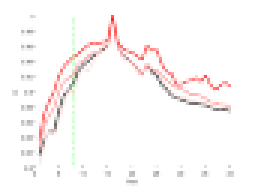
%> input picture html/example.png, 85 x 63 px (shown 3 times larger)
$ octave --eval "randomFilterThing(imread('../html/example.png'));"   (GNU Octave 9; MATLAB toolbox functions it lacks are replaced by stand-ins)
%> lines starting %> are read from the running program, lines starting %| are printed output that depends on the picture; in (x1, y1, x2, y2) boxes, pixels count from 0 and x2, y2 are one past the last pixel; in counts of white or black regions, pixels touching at a corner belong together; the program's own positions count from 1
function randomFilterThing(im)
%
% Playing with photoshop we found that filter Z may help to
% highlight edges in the quest for automated KC identification.

Z=[0,-1,0,-1,0;...
    -1,1,1,1,-1;...
    -1,1,1,1,-1;...
    -1,1,1,1,-1;...
     0,0,0,-1,0];
im=im(50:end,50:end);
wow=conv2(double(im),Z,'same');
colorbar
se=strel('disk',1);

wow=imclose(wow,se);
colormap gray

imagesc(wow)
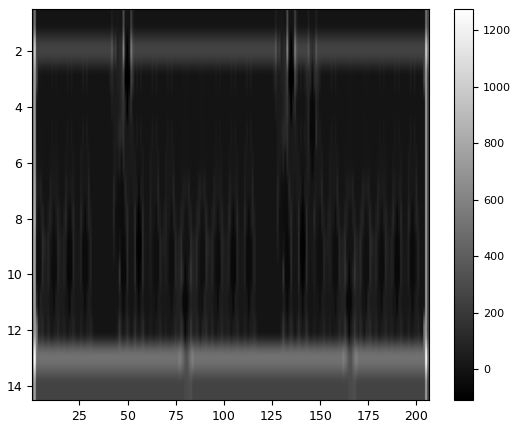
%> figure redrawn from the program's plot data

BW=~im2bw(wow,0.6);

%BW=imdilate(imerode(BW,strel('disk',1)),strel('disk',1));

subplot(1,2,1)
imagesc(BW)

 [BOUND,MAP]=bwboundaries(BW,8);
%> BOUND = 45 boundaries; largest, box (x1, y1, x2, y2) and points: (53, 0, 126, 1) 145, (148, 0, 204, 1) 111, (2, 0, 41, 1) 77, (54, 2, 79, 11) 65, (20, 2, 44, 12) 57

 U=unique(MAP(:));
%> U = 46 values from 0 to 45
 subplot(1,2,2)
image(MAP), colormap jet
 for i=1:length(U)

     f=find(MAP==U(i));
     if length(f)<2 | length(f)>500
         MAP(f)=nan;
     end

 end
%> this loop made 46 passes
%> f on passes 3, 5, 7, 9, 11, 12, 15, 16, 17, 21, 23: [37; 38; 50; 51; 52; 53; 65; 66], [149; 150; 162; 163; 164; 165; 177; 178], [261; 262; 274; 275; 276; 277; 289; 290], [373; 374; 386; 387; 388; 389; 401; 402], 645, [673; 675; 687; 688; 689; 690; 701; 703], [891; 892; 904; 905; 906; 907; 919; 920], [1003; 1004; 1016; 1017; 1018; 1019; 1031; 1032], [1103; 1115; 1116; 1117; 1118; 1128; 1129; 1130; 1131; 1143], [1339; 1340; 1352; 1353; 1354; 1355; 1367; 1368], [1451; 1452; 1464; 1465; 1466; 1467; 1479; 1480]
%> `randomFilterThing(imread('../html/example.png'));`:
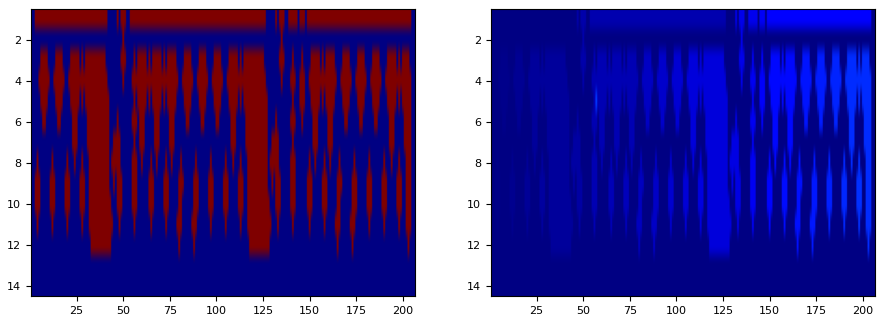
%> figure redrawn from the program's plot data, 2 panels

return
subplot(1,2,2)
image(MAP), colormap jet

$ run again, on html/colorResponse.png
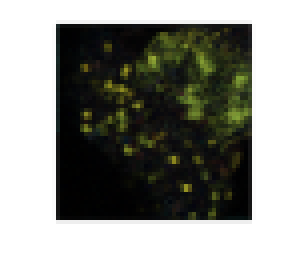
%> input picture html/colorResponse.png, 77 x 64 px (shown 4 times larger)
%> in randomFilterThing, `imagesc(wow)`:
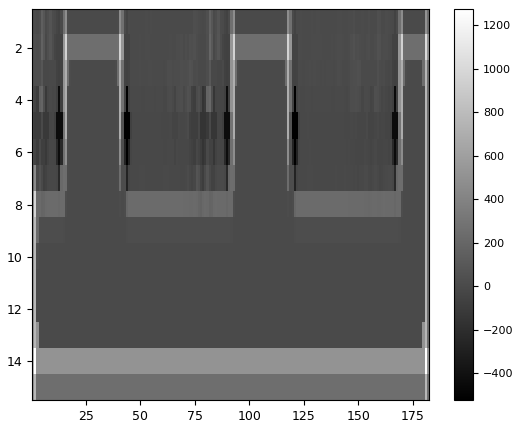
%> figure redrawn from the program's plot data
%> BOUND = 18 boundaries; largest, box (x1, y1, x2, y2) and points: (2, 2, 180, 13) 379, (119, 0, 168, 7) 129, (42, 0, 91, 7) 128, (17, 0, 39, 1) 43, (94, 0, 116, 1) 43
%> U = 19 values from 0 to 18
%> the loop in randomFilterThing, `for i=1:length(U)` made 19 passes
%> f on passes 3, 7, 8, 12, 13, 14, 15, 16: 31, 766, 796, 1936, [2221; 2236], [2326; 2341], [2401; 2416], [2566; 2581; 2596; 2611; 2626; 2641; 2656; 2671; 2686]
%> `randomFilterThing(imread('../html/example.png'));`:
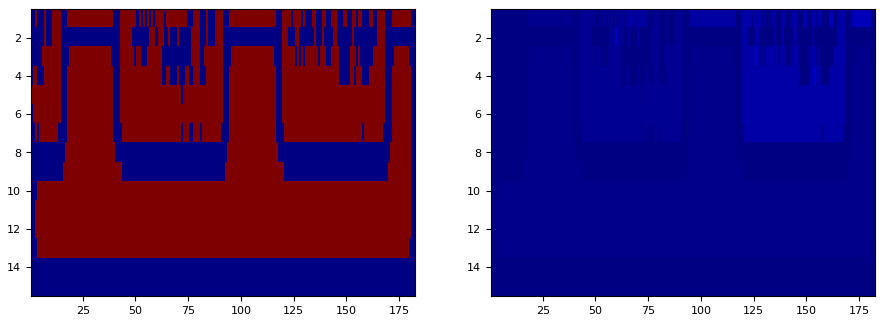
%> figure redrawn from the program's plot data, 2 panels
